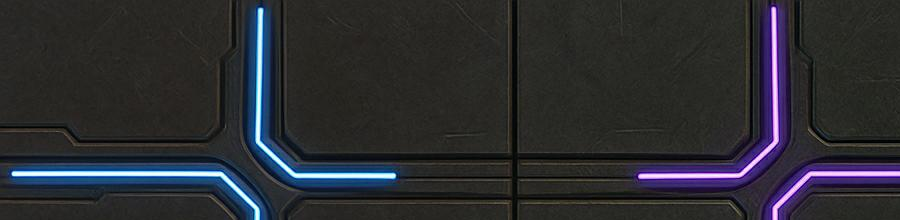
#> input picture Assets/Ship/floor_accent.png, 900 x 220 px, given in place of floor_tile_1_color_2k.png, which was not available
$ python build_hall_assets.py
#> lines starting #> are read from the running program, lines starting #| are printed output that depends on the picture
"""Builds derived textures for the main hall: real seamless materials +
copied decor pieces + procedural furniture recolored to a warm accent palette.
Run with: python3 Tools/build_hall_assets.py
"""
from PIL import Image, ImageDraw
import os
import shutil

ROOT = os.path.dirname(os.path.dirname(os.path.abspath(__file__)))
PACKS = os.path.join(ROOT, "Assets", "packs")
SHIP = os.path.join(ROOT, "Assets", "Ship")
DECOR = os.path.join(SHIP, "Decor")
os.makedirs(SHIP, exist_ok=True)
os.makedirs(DECOR, exist_ok=True)

SCIFI_ARCH = os.path.join(PACKS, "Sci-FiSpaceship&Station2DMegaPropsPack_Sample_v1.0", "Tiles", "Architecture")


def tile_texture(src_path, out_path, target_w, target_h, rotate90=False, fit_thickness=None, tile_size=None):
#> called with out_path = 'Assets/Ship/floor_hall.png', target_w = 1680, target_h = 960, rotate90 = False, tile_size = 900
    tile = Image.open(src_path).convert("RGBA")
#> tile is the input picture: PIL image 900x220 RGBA; mean R, G, B, A 43.2, 44.4, 49.1, 255
    if tile_size is not None:
        # Downscale a big source texture (often 4K) to a sane on-screen repeat size
        # BEFORE tiling it, otherwise "tiling" just crops one giant corner of it.
        tile = tile.resize((tile_size, tile_size))
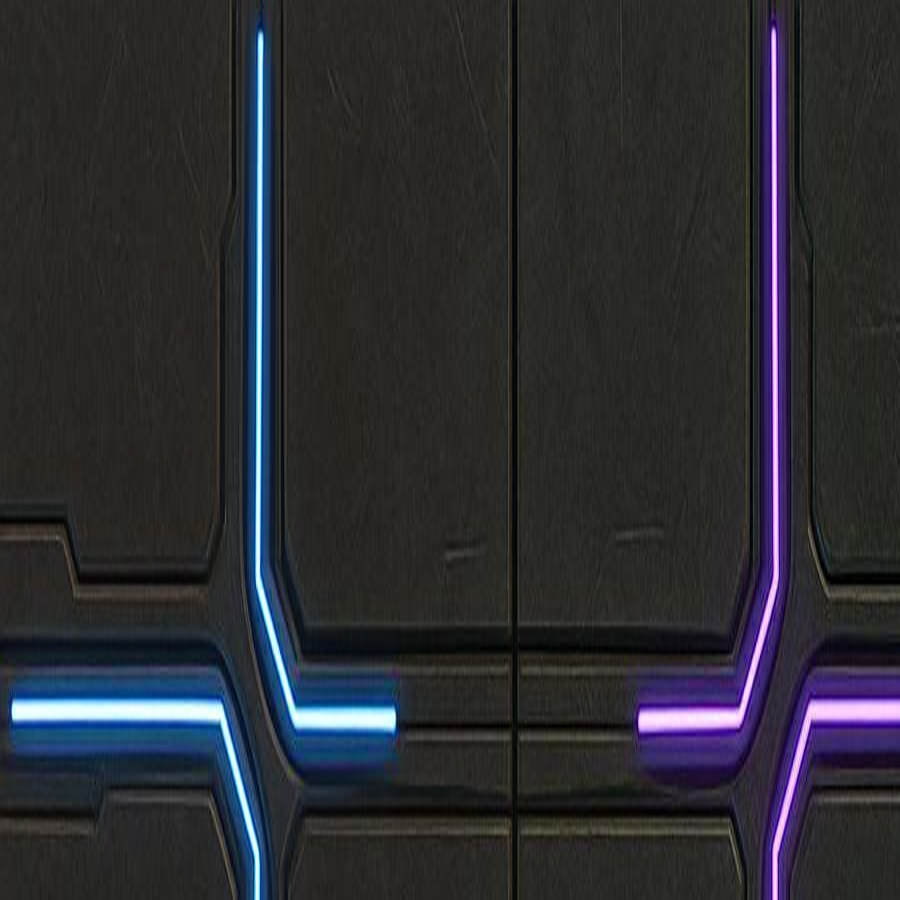
#> tile: PIL image 900x900 RGBA; mean R, G, B, A 43.2, 44.4, 49.1, 255
    if fit_thickness is not None:
        scale = fit_thickness / tile.height
        tile = tile.resize((max(1, round(tile.width * scale)), fit_thickness))
    if rotate90:
        tile = tile.rotate(90, expand=True)
    tw, th = tile.size
#> tw = 900; th = 900
    out = Image.new("RGBA", (target_w, target_h))
#> out: PIL image 1680x960 RGBA; every value is 0
    for y in range(0, target_h, th):
        for x in range(0, target_w, tw):
            out.paste(tile, (x, y), tile)
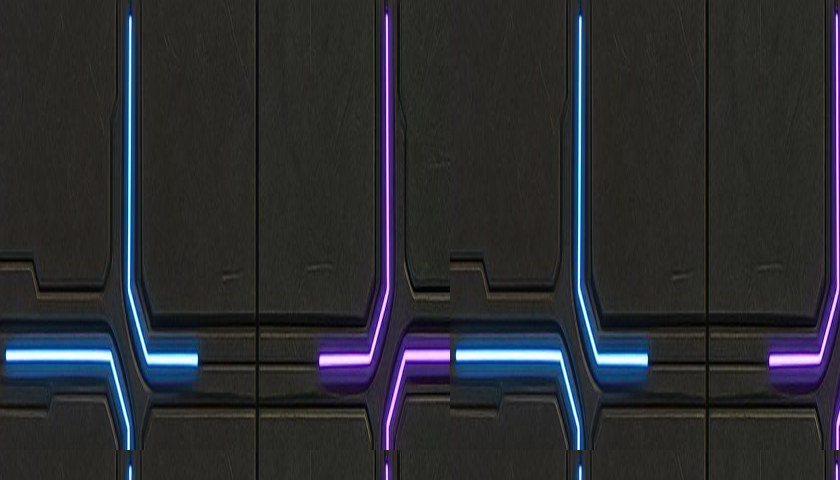
#> out: PIL image 1680x960 RGBA (shown at 1/2 size); mean R, G, B, A 42.9, 44.4, 48.3, 255
    out = out.crop((0, 0, target_w, target_h))
    out.save(out_path)
    print("tiled", out_path, out.size)
#| tiled Assets/Ship/floor_hall.png (1680, 960)


# [20 lines left out: functions recolor_hue, crop_frame, not called in this run]


AMBER = (196, 148, 78, 255)
AMBER_TRIM = (230, 190, 110, 255)
DARK_WOOD = (74, 52, 36, 255)


# [36 lines left out: functions round_table, sci_chair, sci_couch, sci_counter, not called in this run]


# --- Floor: single material for now, floor_tile_1 at 2k (glowing-seam panel) ---
# Source is 2048x2048 — downscale so the baked-in repeat cell reads at game scale
# (comparable to the ~150-220px furniture/tile scale used elsewhere in the hall).
tile_texture(os.path.join(PACKS, "Floor Tile 1", "PNG", "2k", "floor_tile_1_color_2k.png"),
             os.path.join(SHIP, "floor_hall.png"), 1680, 960, tile_size=900)

# --- Walls: calm painted-wall base on all four sides ---
WALL_THICKNESS = 96
HALL_W, HALL_H = 1680, 960
TOTAL_W, TOTAL_H = HALL_W + WALL_THICKNESS * 2, HALL_H + WALL_THICKNESS * 2
PAINTED_WALL = os.path.join(PACKS, "Scifi_PaintedWall_01", "Scifi_PaintedWall_01_basecolor.jpg")

tile_texture(PAINTED_WALL, os.path.join(SHIP, "wall_top.png"), TOTAL_W, WALL_THICKNESS, fit_thickness=WALL_THICKNESS)
#> call 2 of tile_texture, with out_path = 'Assets/Ship/wall_top.png', target_w = 1872, target_h = 96, rotate90 = False, fit_thickness = 96
#> in tile_texture (call 2), `tile = tile.resize((max(1, round(tile.width * scale)), fit_thickness))`:
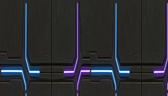
#> tile: PIL image 168x96 RGBA; mean R, G, B, A 43, 44.4, 48.4, 255
#> in tile_texture (call 2), `out = Image.new("RGBA", (target_w, target_h))`: out: PIL image 1872x96 RGBA; every value is 0
#> after the loop in tile_texture (call 2), `for y in range(0, target_h, th):`:
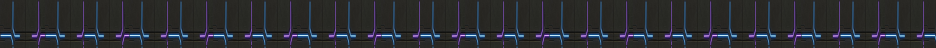
#> out: PIL image 1872x96 RGBA (shown at 1/2 size); mean R, G, B, A 42.9, 44.4, 48.3, 255
#| tiled Assets/Ship/wall_top.png (1872, 96)
tile_texture(PAINTED_WALL, os.path.join(SHIP, "wall_bottom.png"), TOTAL_W, WALL_THICKNESS, fit_thickness=WALL_THICKNESS)
#| tiled Assets/Ship/wall_bottom.png (1872, 96)
tile_texture(PAINTED_WALL, os.path.join(SHIP, "wall_left.png"), WALL_THICKNESS, TOTAL_H, fit_thickness=WALL_THICKNESS, rotate90=True)
#> call 4 of tile_texture, with out_path = 'Assets/Ship/wall_left.png', target_w = 96, target_h = 1152, rotate90 = True, fit_thickness = 96
#> in tile_texture (call 4), `tile = tile.rotate(90, expand=True)`:
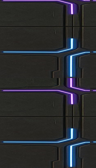
#> tile: PIL image 96x168 RGBA; mean R, G, B, A 43, 44.4, 48.4, 255
#> in tile_texture (call 4), `out = Image.new("RGBA", (target_w, target_h))`: out: PIL image 96x1152 RGBA; every value is 0
#> after the loop in tile_texture (call 4), `for y in range(0, target_h, th):`:
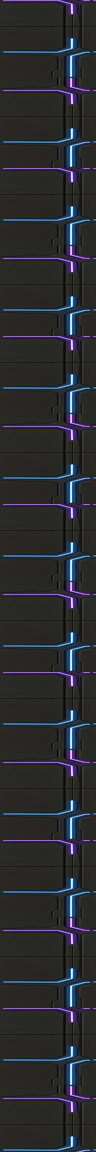
#> out: PIL image 96x1152 RGBA; mean R, G, B, A 43, 44.4, 48.4, 255
#| tiled Assets/Ship/wall_left.png (96, 1152)
tile_texture(PAINTED_WALL, os.path.join(SHIP, "wall_right.png"), WALL_THICKNESS, TOTAL_H, fit_thickness=WALL_THICKNESS, rotate90=True)
#| tiled Assets/Ship/wall_right.png (96, 1152)

# --- Bar screen: one big non-tiled holo-panel mounted on the wall behind the counter ---
screen_src = os.path.join(PACKS, "Sci-fi Panel 1", "PNG", "1k", "scifi_panel_1_color_1k.png")
screen_img = Image.open(screen_src).convert("RGBA").resize((700, 350))
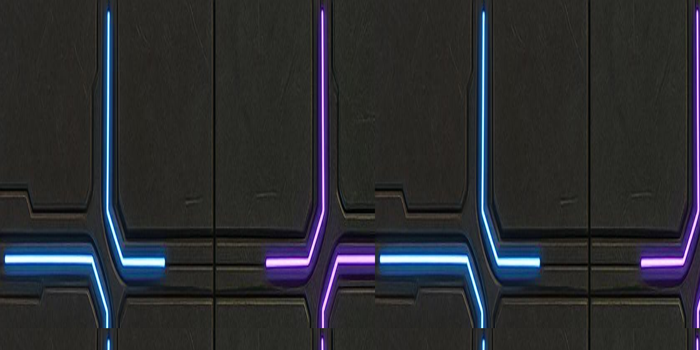
#> screen_img: PIL image 700x350 RGBA; mean R, G, B, A 42.9, 44.4, 48.3, 255
screen_img.save(os.path.join(SHIP, "bar_screen.png"))
print("bar_screen saved")

# --- Door & elevator (unchanged, already good) ---
door_src = os.path.join(SCIFI_ARCH, "scifi_architecture_door_airlock_round_01.png")
#> (the run stopped early here; a loop or call above may not have finished)
